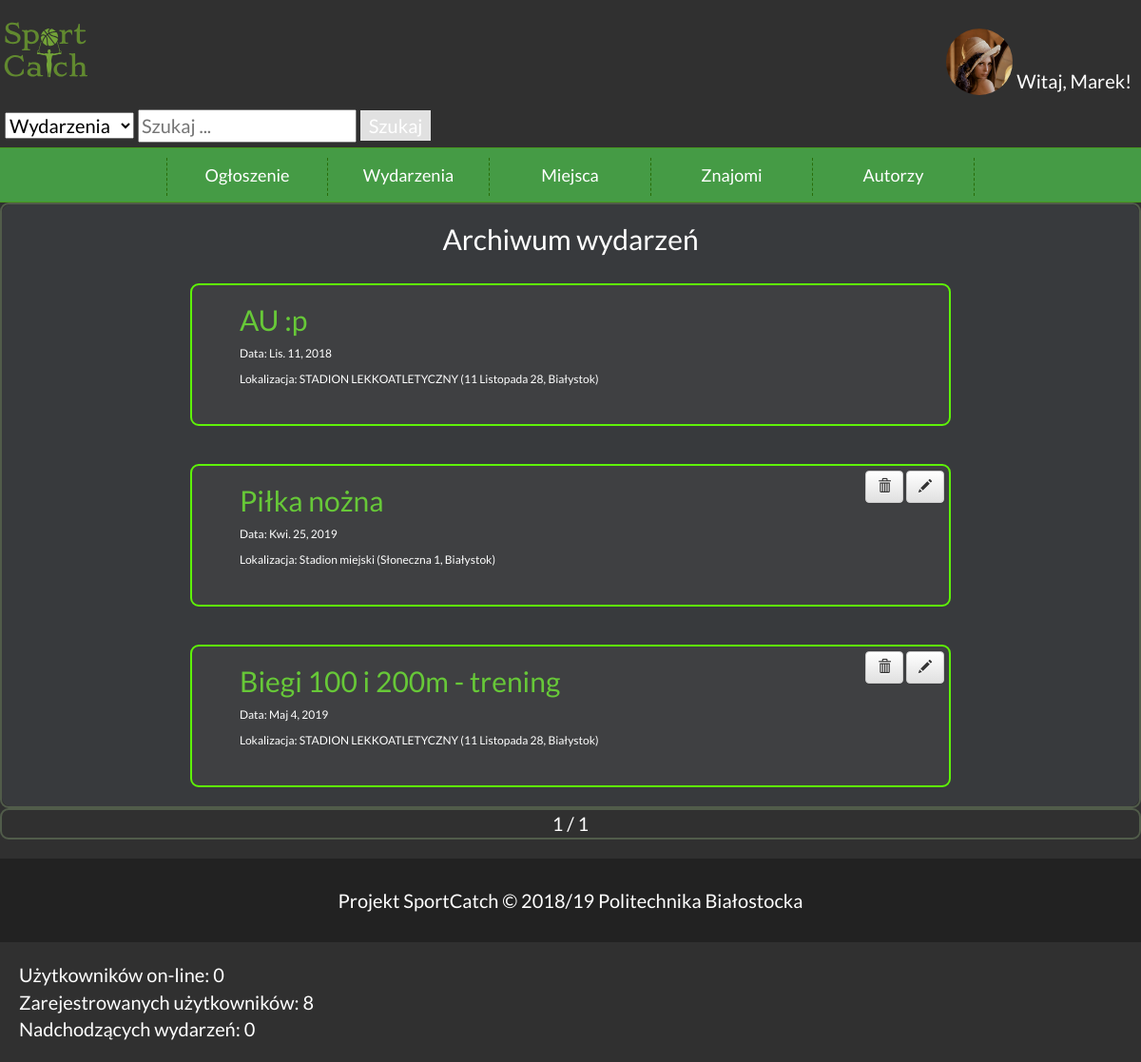
The app's page /archive_events (signed in), older data.
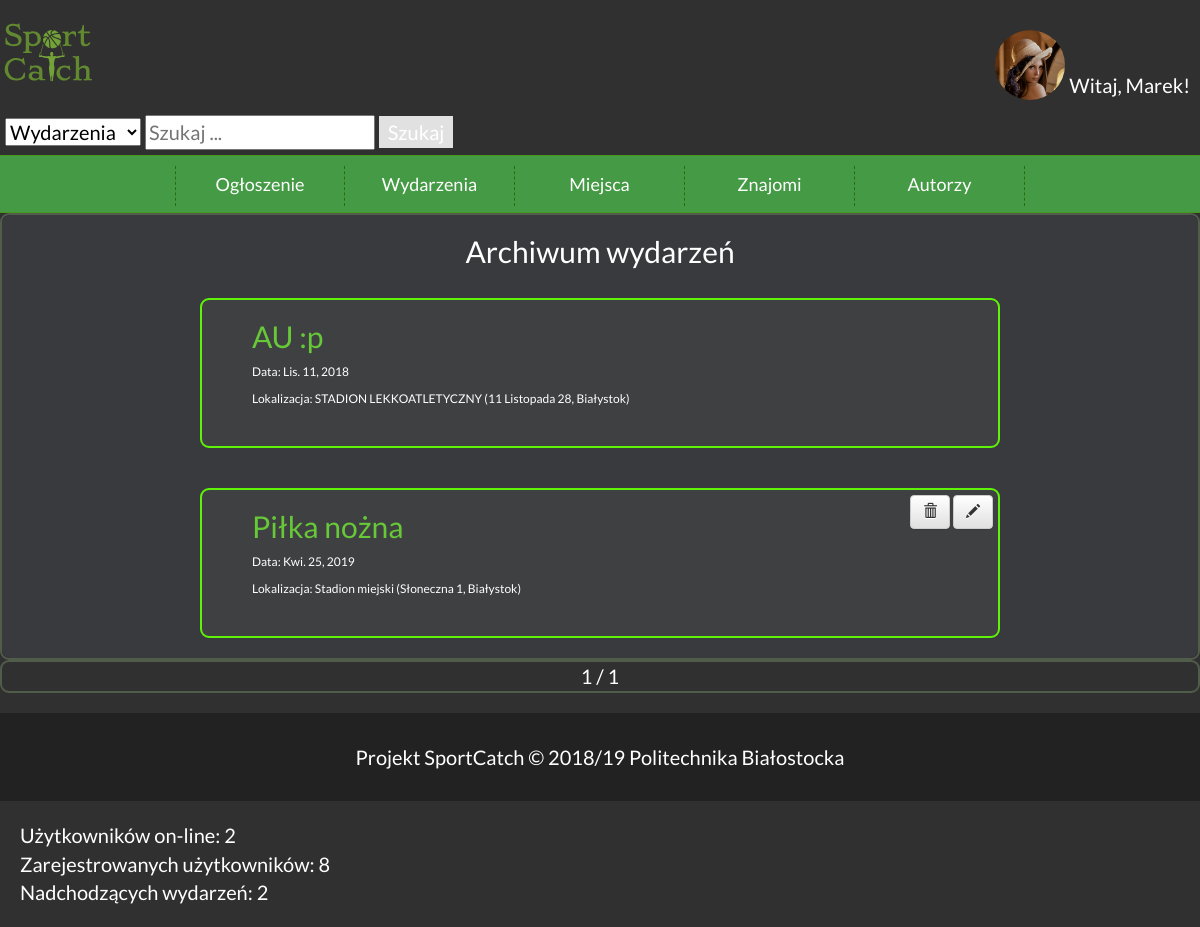
The same page, newer data.
### event/models.py (models this page shows, shortened)
class wydarzenie(models.Model):
    miejsce=models.ForeignKey(miejsce,on_delete=models.CASCADE)
    nazwa=models.CharField(max_length=50)
    data_rozpoczecia=models.DateField()
    organizator=models.ForeignKey(User,on_delete=models.CASCADE,related_name='wydarzenia')
    opis=models.TextField()
    uczestnicy=models.ManyToManyField(User,related_name="uczestnicy")
    Srednia_ocen=models.IntegerField( default=0)
    photo = models.ImageField(upload_to="wydarzenia/", blank=True, default='miejsca/Default.jpg')
    liczba_wyswietlen = models.IntegerField( default=0)

class miejsce(models.Model):
    adres=models.CharField(max_length=100)
    miasto=models.CharField(max_length=100, default="Białystok")
    nazwa=models.CharField(max_length=100)
    zaakceptowane=models.BooleanField(default=False)
    Srednia_ocen=models.IntegerField( default=0)
    photo = models.ImageField(upload_to='miejsca/', blank=True, default='miejsca/Default.jpg')
    def __str__(self):
        return "{} ({}, {})".format(self.nazwa, self.adres, self.miasto)
    class Meta:
        verbose_name = 'Miejsce'
        verbose_name_plural = 'Miejsca'

### event/views.py (the view)
# urls.py: path('archive_events', views.archive_events, name='archive_events'),
def archive_events(request):
    user = Profile.objects.all()
    today = datetime.now().date()
    all_events = wydarzenie.objects.order_by('data_rozpoczecia')
    events = []
    for e in all_events:
        if (e.data_rozpoczecia < today):
            events.append(e)
    if request.user.is_authenticated:
        try:
            user = Profile.objects.get(user=request.user)
        except Profile.DoesNotExist:
            user = None
    paginator = Paginator(events, 5)
    page = request.GET.get('page')
    eventsearch = paginator.get_page(page)
    return render(request, 'event/archive_events.html', {'events': events, 'user': user, 'eventsearch':eventsearch})

### event/context_processors.py (called while the page is built)
def get_all_logged_in_users():
    sessions = Session.objects.filter(expire_date__gte=timezone.now())
    uid_list = []
    for session in sessions:
        data = session.get_decoded()
        uid_list.append(data.get('_auth_user_id', None))
    return User.objects.filter(id__in=uid_list)

def logged_users(request):
    logged = get_all_logged_in_users()
    print("-------------------333333333333-------------------")
    print(logged)
    return {'zalogowani':len(logged),'request':request}

def registers_users(request):
    return {'zarejestrowani':Profile.objects.all().count(),'request':request}

def incoming_events(request):
    all_events = wydarzenie.objects.all()
    today = datetime.now().date()
    incoming = []
    for e in all_events:
        if(e.data_rozpoczecia > today):
            incoming.append(e)
    return{'nadchodzace':len(incoming),'request':request}

### event/templates/event/archive_events.html (shortened to what this page needs)
{% extends 'Base.html' %}
{% block content %}
<div class="wydarzenia">
    <div class="Elementy_wydarzen">
        <h2>Archiwum wydarzeń</h2>
        {% for event in eventsearch %}
        <div class="Obramowanie">
            <div class="Text">
                <h2><a href="{%url 'event_detail' pk=event.pk%}">{{event.nazwa}}</a></h2>
                <p>Data: {{event.data_rozpoczecia}}</p>
                <p>Lokalizacja: {{event.miejsce}}</p>
            </div>
            <div class="options">
                {% if request.user.is_authenticated and event.organizator.username == request.user.username %}
                <a class="btn btn-default" href=""><i class="glyphicon glyphicon-trash"></i></a>
                <a class="btn btn-default" href="{%url 'edit_event' pk=event.pk%}"><i
                        class="glyphicon glyphicon-pencil"></i></a>
                {%endif%}
            </div>
        </div>
        {%endfor%}
    </div>
</div>
<div class="wydarzenia">
    <div class>
         {{ eventsearch.number }} / {{ eventsearch.paginator.num_pages }}
    </div>
</div>
{% endblock %}

### event/templates/Base.html (shortened to what this page needs)
<!DOCTYPE HTML>
<html lang="pl">
<head>
	<link rel="stylesheet" href="https://maxcdn.bootstrapcdn.com/bootstrap/3.3.7/css/bootstrap.min.css">
	<link rel="stylesheet" href="https://maxcdn.bootstrapcdn.com/bootstrap/3.3.7/css/bootstrap-theme.min.css">
	<link href="/static/style.css" rel="stylesheet" type="text/css" />
	<link href="css/fontello.css" rel="stylesheet" type="text/css"/>
</head>
<body>
<div class="header">
			<a  href="{% url 'index' %}"><img height="70" src="/static/images/sportcatch.svg" /></a>
			<div class="header2">
				{% if request.user.is_authenticated %}
				<div class="ZalogowanyUzytkownik">
				{% if user.photo %}
				<div class="dropdown">
 				 <img src="{{user.photo.url}}" onclick="myFunction()" class="dropbtn"/>
				{% endif %}
			</div>
				<span style="vertical-align:bottom;">	Witaj, {{ request.user.username }}!</span>
			</div>
				{% else %}
				<div  class="niezalogowanyUzytkownik">
				<a  href="{% url 'login'%}" class="btn btn-success ">Zaloguj się</a>
				<span >lub</span>
				<a  href="{% url 'register' %}"  class="btn btn-danger ">Zarejestruj się</a>
			</div>
				{% endif %}
			</div>
</div>
<div class="szukaj" >
<form>
    <select id="choice_select" name="wybor" action ="{% url 'index' %}">
        <option value="event">Wydarzenia</option>
    </select>
       <input name="search_phrase" type="text" placeholder="Szukaj ...">
			 	{% if indexsa != None%}
				<button name="submit" type="submit" id="button_submit"  >Szukaj</button>
				{% else %}
				 <a  class= "buttons" href="{% url 'index' %}">Szukaj</a>
				{%endif%}
</form>
</div>
		<div class="nav">
			<ol>
				<li><span >Ogłoszenie</span>
				</li>
				<li><span>Wydarzenia</span>
				</li>
				<li><span>Miejsca</span>
				</li>
				{% if not request.user.username == 'admin' %}
				{% if request.user.is_authenticated%}
				<li><a href="#">Znajomi</a>
				</li>
				{%endif%}
				{%endif%}
				<li><a href="{% url 'authors' %}">Autorzy</a></li>
			</ol>
		</div>
		<div class="content">
			{% block content %}
			{% load emoticons_tags %}
			{% endblock content %}
		</div>
		<div class="footer">Projekt SportCatch &copy; 2018/19 Politechnika Białostocka
		</div>
<div style="margin:20px">
	Użytkowników on-line: {{zalogowani}}
	<br/>
	Zarejestrowanych użytkowników: {{zarejestrowani}}<br/>
	Nadchodzących wydarzeń: {{nadchodzace}}
</div>
</body>
</html>

Row changes from the older to the newer data that the page shows:
no longer on this page (row edited): wydarzenie: nazwa "Biegi 100 i 200m - trening", data_rozpoczecia "Maj 4, 2019", miejsce "STADION LEKKOATLETYCZNY (11 Listopada 28, Białystok)"
Text that changed along with them:
{{ zalogowani }}: "0" → "2"
{{ nadchodzace }}: "0" → "2"
